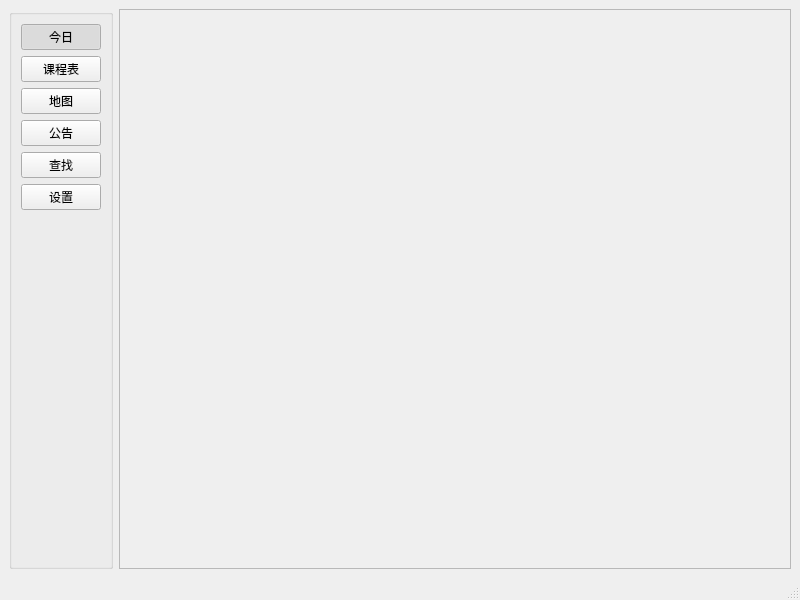
<?xml version="1.0" encoding="UTF-8"?>
<ui version="4.0">
 <class>MainWindow</class>
 <widget class="QMainWindow" name="MainWindow">
  <property name="geometry">
   <rect>
    <x>0</x>
    <y>0</y>
    <width>800</width>
    <height>600</height>
   </rect>
  </property>
  <property name="windowTitle">
   <string>SCi</string>
  </property>
  <property name="windowIcon">
   <iconset resource="photos.qrc">
    <normaloff>:/Photos/icons/512.ico</normaloff>:/Photos/icons/512.ico</iconset>
  </property>
  <widget class="QWidget" name="centralwidget">
   <layout class="QHBoxLayout" name="horizontalLayout_2">
    <item>
     <layout class="QHBoxLayout" name="horizontalLayout">
      <item>
       <widget class="QGroupBox" name="groupBox">
        <property name="title">
         <string/>
        </property>
        <layout class="QVBoxLayout" name="verticalLayout">
         <item>
          <widget class="QPushButton" name="ButtonToday">
           <property name="text">
            <string>今日</string>
           </property>
           <property name="icon">
            <iconset resource="photos.qrc">
             <normaloff>:/icon_button/Photos/icons/today_button_icon.png</normaloff>:/icon_button/Photos/icons/today_button_icon.png</iconset>
           </property>
           <property name="iconSize">
            <size>
             <width>12</width>
             <height>12</height>
            </size>
           </property>
           <property name="checkable">
            <bool>true</bool>
           </property>
           <property name="checked">
            <bool>true</bool>
           </property>
          </widget>
         </item>
         <item>
          <widget class="QPushButton" name="ButtonClassSchedule">
           <property name="text">
            <string>课程表</string>
           </property>
           <property name="icon">
            <iconset resource="photos.qrc">
             <normaloff>:/icon_button/Photos/icons/schedule_button_icon.png</normaloff>:/icon_button/Photos/icons/schedule_button_icon.png</iconset>
           </property>
           <property name="checkable">
            <bool>true</bool>
           </property>
          </widget>
         </item>
         <item>
          <widget class="QPushButton" name="ButtonMap">
           <property name="text">
            <string>地图</string>
           </property>
           <property name="icon">
            <iconset resource="photos.qrc">
             <normaloff>:/icon_button/Photos/icons/map_button_icon.png</normaloff>:/icon_button/Photos/icons/map_button_icon.png</iconset>
           </property>
           <property name="checkable">
            <bool>true</bool>
           </property>
          </widget>
         </item>
         <item>
          <widget class="QPushButton" name="ButtonNotice">
           <property name="text">
            <string>公告</string>
           </property>
           <property name="icon">
            <iconset resource="photos.qrc">
             <normaloff>:/icon_button/Photos/icons/notice_button_icon.png</normaloff>:/icon_button/Photos/icons/notice_button_icon.png</iconset>
           </property>
           <property name="checkable">
            <bool>true</bool>
           </property>
          </widget>
         </item>
         <item>
          <widget class="QPushButton" name="FindButton">
           <property name="text">
            <string>查找</string>
           </property>
           <property name="icon">
            <iconset resource="photos.qrc">
             <normaloff>:/icon_button/Photos/icons/find_button_icon.png</normaloff>:/icon_button/Photos/icons/find_button_icon.png</iconset>
           </property>
           <property name="checkable">
            <bool>true</bool>
           </property>
          </widget>
         </item>
         <item>
          <widget class="QPushButton" name="SettingButton">
           <property name="text">
            <string>设置</string>
           </property>
           <property name="icon">
            <iconset resource="photos.qrc">
             <normaloff>:/icon_button/Photos/icons/settings_button_icon.png</normaloff>:/icon_button/Photos/icons/settings_button_icon.png</iconset>
           </property>
           <property name="checkable">
            <bool>true</bool>
           </property>
          </widget>
         </item>
         <item>
          <spacer name="verticalSpacer">
           <property name="orientation">
            <enum>Qt::Orientation::Vertical</enum>
           </property>
           <property name="sizeHint" stdset="0">
            <size>
             <width>20</width>
             <height>462</height>
            </size>
           </property>
          </spacer>
         </item>
        </layout>
       </widget>
      </item>
      <item>
       <widget class="QStackedWidget" name="stackedWidget">
        <property name="frameShape">
         <enum>QFrame::Shape::StyledPanel</enum>
        </property>
       </widget>
      </item>
     </layout>
    </item>
   </layout>
  </widget>
  <widget class="QStatusBar" name="statusBar"/>
 </widget>
 <resources>
  <include location="photos.qrc"/>
 </resources>
 <connections/>
</ui>
